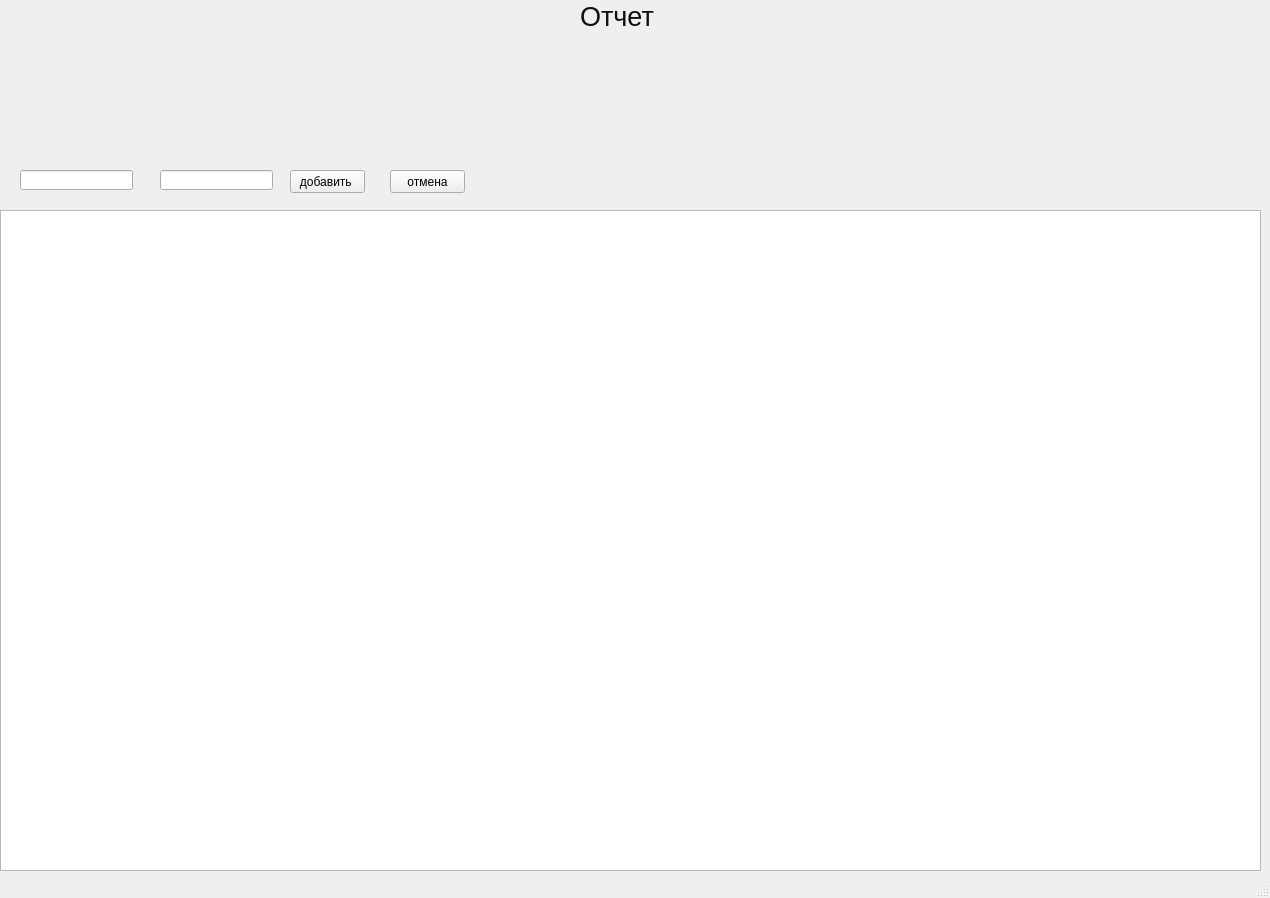
<?xml version="1.0" encoding="UTF-8"?>
<ui version="4.0">
 <class>MainWindow</class>
 <widget class="QMainWindow" name="MainWindow">
  <property name="geometry">
   <rect>
    <x>0</x>
    <y>0</y>
    <width>1270</width>
    <height>898</height>
   </rect>
  </property>
  <property name="windowTitle">
   <string>MainWindow</string>
  </property>
  <widget class="QWidget" name="centralwidget">
   <widget class="QLabel" name="label">
    <property name="geometry">
     <rect>
      <x>580</x>
      <y>0</y>
      <width>81</width>
      <height>33</height>
     </rect>
    </property>
    <property name="font">
     <font>
      <pointsize>20</pointsize>
     </font>
    </property>
    <property name="styleSheet">
     <string notr="true">color:rgb(16, 16, 16)</string>
    </property>
    <property name="text">
     <string>Отчет</string>
    </property>
   </widget>
   <widget class="QTableView" name="tableView_report">
    <property name="geometry">
     <rect>
      <x>0</x>
      <y>210</y>
      <width>1261</width>
      <height>661</height>
     </rect>
    </property>
   </widget>
   <widget class="QPushButton" name="pushButton_add_report">
    <property name="geometry">
     <rect>
      <x>290</x>
      <y>170</y>
      <width>75</width>
      <height>23</height>
     </rect>
    </property>
    <property name="text">
     <string>добавить </string>
    </property>
   </widget>
   <widget class="QPushButton" name="pushButton_cansel_report">
    <property name="geometry">
     <rect>
      <x>390</x>
      <y>170</y>
      <width>75</width>
      <height>23</height>
     </rect>
    </property>
    <property name="text">
     <string>отмена</string>
    </property>
   </widget>
   <widget class="QLineEdit" name="lineEdit">
    <property name="geometry">
     <rect>
      <x>20</x>
      <y>170</y>
      <width>113</width>
      <height>20</height>
     </rect>
    </property>
   </widget>
   <widget class="QLineEdit" name="lineEdit_2">
    <property name="geometry">
     <rect>
      <x>160</x>
      <y>170</y>
      <width>113</width>
      <height>20</height>
     </rect>
    </property>
   </widget>
  </widget>
  <widget class="QStatusBar" name="statusbar"/>
 </widget>
 <resources/>
 <connections/>
</ui>
